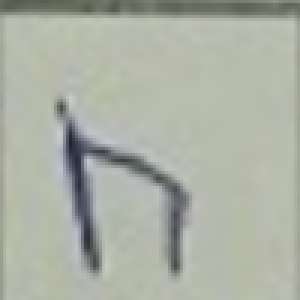
#> input picture realdataset/by_class/П/p4_r19_c06_П.png, 100 x 100 px (shown 3 times larger)
$ python -i finetune_advanced_pipeline.py   (imports and definitions only)   (older library calls are emulated)
#> lines starting #> are read from the running program, lines starting #| are printed output that depends on the picture
### tatar_ocr_augmentation.py
"""
Tatar OCR Advanced Augmentation & Synthetic Handwriting Engine (v2)
Includes realistic school exam sheet & distant mobile camera physics:
- Procedural handwritten allographs for confusion-prone letters (П/п, И/и, Ә/∂, Л, Н, Ң, М, У, Ү, Ч, В, Ь, Ц, Щ, Ж, Җ, Х, Һ)
- Pen & pencil stroke physics: downstroke pressure, vertex/intersection ink pooling, ballpoint skipping/striation, pencil graphite grain
- Structural handwriting variations: aspect-ratio squeeze/stretch, slant/shear, elastic muscle tremor, overwriting/double-strike
- Distant smartphone camera resolution bottleneck (16-38px per cell) + optical PSF blur + INTER_LANCZOS4 perspective rectification
- Exact BlankOCRScanner.classify_cell alignment: tight ink bounding-box crop, max_dim=48 scaling, p2..p98 -> 10..250 contrast normalization, centered on a 64x64 canvas with 250 background
"""

import os
import random
import math
from pathlib import Path
import numpy as np
import cv2
import scipy.ndimage
from PIL import Image, ImageDraw, ImageFont


# Master Alphabet & Classes Definition
TATAR_UPPERCASE = list("АӘБВГДЕЁЖҖЗИЙКЛМНҢОӨПРСТУҮФХҺЦЧШЩЪЫЬЭЮЯ")
TATAR_LOWERCASE = list("аәбвгдеёжҗзийклмнңоөпрстуүфхһцчшщъыьэюя")
PUNCTUATION_CHARS = [".", ",", "!", "?", "-", ":", ";", '"', "'", "(", ")", "«", "»", "—"]
DIGIT_CHARS = list("0123456789")
ALL_CHARS = TATAR_UPPERCASE + TATAR_LOWERCASE + PUNCTUATION_CHARS + DIGIT_CHARS

CHAR_TO_ID = {ch: i for i, ch in enumerate(ALL_CHARS)}
ID_TO_CHAR = {i: ch for i, ch in enumerate(ALL_CHARS)}

TATAR_SPECIFIC_CHARS = set("ӘӨҮҖҢҺәөүҗңһ")


# [42 lines left out: function get_available_fonts, not called in this run]


# Pre-load font objects cache to maximize generation throughput
_FONT_CACHE = {}

# [8 lines left out: function get_font_cached, not called in this run]


# Characters where students frequently write lowercase/cursive allographs inside uppercase cells
_LOWERCASE_ALLOGRAPH_PROB = {
    "П": 0.45,
    "И": 0.45,
    "Й": 0.35,
    "Л": 0.35,
    "М": 0.30,
    "Н": 0.25,
    "К": 0.30,
    "С": 0.30,
    "В": 0.25,
    "У": 0.35,
    "Х": 0.30,
    "Ц": 0.30,
    "Щ": 0.30,
    "Ш": 0.30,
    "Я": 0.30,
    "Э": 0.25,
}


# [56 lines left out: functions render_base_char, _quad_bezier, _cubic_bezier, not called in this run]


def _draw_smooth_polyline(canvas, pts, thickness=5, color=0):
    pts_int = np.round(pts).astype(np.int32).reshape((-1, 1, 2))
    cv2.polylines(canvas, [pts_int], isClosed=False, color=int(color), thickness=max(1, int(round(thickness))), lineType=cv2.LINE_AA)


HANDWRITTEN_ALLOGRAPH_CHARS = {
    "П", "Һ", "И", "Л", "Н", "Ң", "М", "Ә", "У", "Ү", "Ч",
    "В", "Ь", "Ц", "Щ", "Ж", "Җ", "Х", "Е", "Э", "Я", "Р", "Ф",
    "А", "К", "Ю"
}


# [507 lines left out: function render_handwritten_allograph, not called in this run]


# ---------------------------------------------------------------------------
# Augmentation Filters & Pen/Pencil Physics
# ---------------------------------------------------------------------------

def apply_elastic_wobble(arr, alpha=18.0, sigma=6.0):
    """Simulates hand muscle tremor and uneven wobbly stroke curves."""
    if alpha <= 0.1:
        return arr
    shape = arr.shape
    rx = (np.random.rand(*shape) * 2 - 1).astype(np.float32)
    ry = (np.random.rand(*shape) * 2 - 1).astype(np.float32)
    dx = scipy.ndimage.gaussian_filter(rx, sigma=sigma) * alpha
    dy = scipy.ndimage.gaussian_filter(ry, sigma=sigma) * alpha

    y_coords, x_coords = np.meshgrid(np.arange(shape[0]), np.arange(shape[1]), indexing="ij")
    map_x = np.clip(x_coords + dx, 0, shape[1] - 1).astype(np.float32)
    map_y = np.clip(y_coords + dy, 0, shape[0] - 1).astype(np.float32)

    return cv2.remap(arr, map_x, map_y, interpolation=cv2.INTER_LINEAR, borderValue=255)


# [614 lines left out: functions apply_variable_thickness_and_starvation, apply_overwriting_correction, apply_flourishes_and_stray_marks, apply_cell_crop_artifacts, apply_paper_and_lighting, apply_camera_defocus and 4 more, not called in this run]

### finetune_advanced_pipeline.py
import sys
import os
import time
import json
import random
from pathlib import Path

# [1 line not run here, left out]

import cv2
import numpy as np
from PIL import Image
import torch
import torch.nn as nn
from torch.utils.data import Dataset, DataLoader

from tatar_ocr_augmentation import (
    TATAR_UPPERCASE,
    get_available_fonts,
    render_base_char,
    generate_augmented_cell_image,
    apply_elastic_wobble,
)
from tatar_ocr_dataset import TatarOCRNet


# ---------------------------------------------------------------------------
# Advanced Real Handwriting Augmentation Pipeline
# ---------------------------------------------------------------------------

def advanced_augment_real_cell(img_arr, is_train=True):
    """
    Applies real-world multi-stage handwriting perturbations:
    1. Perspective shear & affine rotation (-8° to +8°, scale 0.90 to 1.08, shift)
    2. Morphological dilation / erosion (thin gel pen vs thick ballpoint / marker)
    3. Cell margin noise / border line injection
    4. Elastic muscle tremor / wobble
    5. Cutout / ink-skip starvation (partial dry stroke)
    6. Camera defocus / blur
    7. Dynamic contrast & lighting stretch
    """
#> called with is_train = True
    if not is_train:
        p_lo = np.percentile(img_arr, 2)
        p_hi = np.percentile(img_arr, 98)
        norm = np.clip((img_arr.astype(np.float32) - p_lo) / (p_hi - p_lo + 1e-5) * 240.0 + 10.0, 0, 255).astype(np.uint8)
        return norm

    h, w = img_arr.shape
#> h = 100; w = 100
    center = (w / 2.0, h / 2.0)
#> center = (50, 50)

    # 1. Perspective shear, rotation, scale, shift
    angle = random.uniform(-8.0, 8.0)
    scale = random.uniform(0.92, 1.08)
    rot_mat = cv2.getRotationMatrix2D(center, angle, scale)
#> rot_mat = [[1.04, 0.1, -6.82], [-0.1, 1.04, 3.18]]
    shear = random.uniform(-6.0, 6.0)
    rot_mat[0, 1] += np.tan(np.deg2rad(shear)) * rot_mat[0, 0]
    rot_mat[0, 2] += random.uniform(-3.0, 3.0)
    rot_mat[1, 2] += random.uniform(-3.0, 3.0)

    aug = cv2.warpAffine(img_arr, rot_mat, (w, h), borderMode=cv2.BORDER_CONSTANT, borderValue=255)
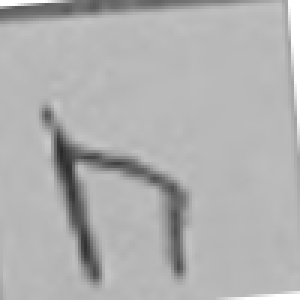
#> aug: shape (100, 100) (shown 3 times larger); min 42, max 255, mean 176.7

    # 2. Morphological dilation or erosion
    r_morph = random.random()
    if r_morph < 0.30:
        # Darken / thicken strokes (simulate marker / heavy pressure)
        k = random.choice([2, 3])
        kernel = cv2.getStructuringElement(cv2.MORPH_RECT if k == 2 else cv2.MORPH_ELLIPSE, (k, k))
        aug = cv2.erode(aug, kernel)
    elif r_morph < 0.50:
        # Thin out strokes (simulate thin ballpoint / fast writing)
        k = 2
        kernel = cv2.getStructuringElement(cv2.MORPH_RECT, (k, k))
        aug = cv2.dilate(aug, kernel)
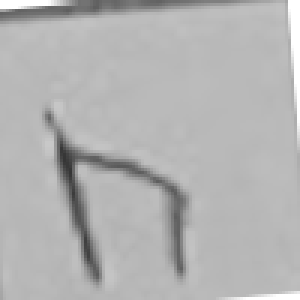
#> aug: shape (100, 100) (shown 3 times larger); min 54, max 255, mean 179.3

    # 3. Cell margin noise / border line injection
    if random.random() < 0.40:
        edge = random.choice(['top', 'bottom', 'left', 'right'])
        line_col = random.randint(55, 175)
        thick = random.choice([1, 2])
        if edge == 'top':
            y = random.randint(0, 3)
            cv2.line(aug, (0, y), (w - 1, y), line_col, thick)
        elif edge == 'bottom':
            y = random.randint(h - 4, h - 1)
            cv2.line(aug, (0, y), (w - 1, y), line_col, thick)
        elif edge == 'left':
            x = random.randint(0, 3)
            cv2.line(aug, (x, 0), (x, h - 1), line_col, thick)
        elif edge == 'right':
            x = random.randint(w - 4, w - 1)
            cv2.line(aug, (x, 0), (x, h - 1), line_col, thick)

    # 4. Elastic muscle tremor / wobble
    if random.random() < 0.35:
        aug = apply_elastic_wobble(aug, alpha=random.uniform(2.5, 5.5), sigma=random.uniform(2.5, 4.0))
#> in apply_elastic_wobble, `dx = scipy.ndimage.gaussian_filter(rx, sigma=sigma) * alpha`:
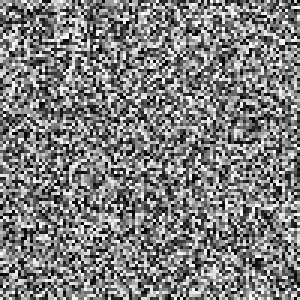
#> rx: shape (100, 100) float32 (shown 3 times larger); min -1, max 1, mean -0.00708; drawn with min black and max white
#> in apply_elastic_wobble, `dy = scipy.ndimage.gaussian_filter(ry, sigma=sigma) * alpha`:
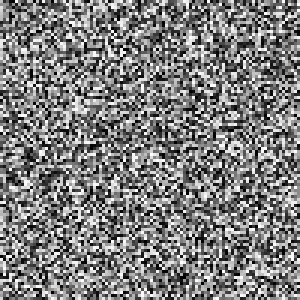
#> ry: shape (100, 100) float32 (shown 3 times larger); min -1, max 1, mean -0.00952; drawn with min black and max white

    # 5. Cutout / ink-skip starvation (partial dry pen stroke)
    if random.random() < 0.25:
        cx = random.randint(8, w - 8)
        cy = random.randint(8, h - 8)
        rx = random.randint(3, 7)
        cv2.circle(aug, (cx, cy), rx, 245, -1)

    # 6. Defocus blur
    if random.random() < 0.25:
        aug = cv2.GaussianBlur(aug, (3, 3), random.uniform(0.4, 0.8))

    # 7. Contrast & brightness stretch
    p_lo = np.percentile(aug, 2)
#> p_lo = 104
    p_hi = np.percentile(aug, 98)
#> p_hi = 215
    norm = np.clip((aug.astype(np.float32) - p_lo) / (p_hi - p_lo + 1e-5) * 240.0 + random.uniform(5.0, 15.0), 0, 255).astype(np.uint8)
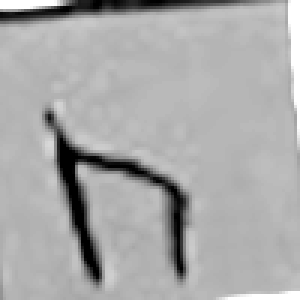
#> norm: shape (100, 100) (shown 3 times larger); min 0, max 255, mean 169.6
    return norm


class AdvancedRealDataset(Dataset):
    def __init__(self, samples, is_train=True):
        self.samples = samples
        self.is_train = is_train

    def __len__(self):
        return len(self.samples)

    # [44 lines left out: functions __getitem__, load_real_uppercase_dataset, not called in this run]

>>> import cv2
>>> picture = cv2.imread('realdataset/by_class/П/p4_r19_c06_П.png', cv2.IMREAD_GRAYSCALE)
>>> result = advanced_augment_real_cell(picture)

$ run again, on realdataset/by_class/П/p4_r20_c05_П.png
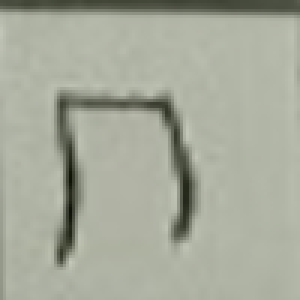
#> input picture realdataset/by_class/П/p4_r20_c05_П.png, 100 x 100 px (shown 3 times larger)
#> in advanced_augment_real_cell, `aug = cv2.dilate(aug, kernel)`:
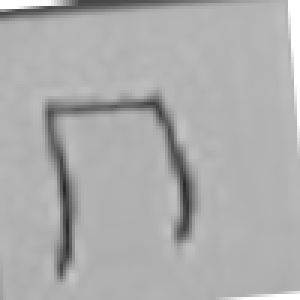
#> aug: shape (100, 100) (shown 3 times larger); min 40, max 255, mean 172.9
#> p_lo = 91
#> p_hi = 214
#> in advanced_augment_real_cell, `norm = np.clip((aug.astype(np.float32) - p_lo) / (p_hi - p_lo + 1e-5) ..`:
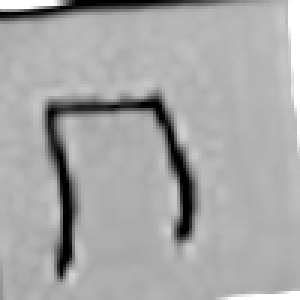
#> norm: shape (100, 100) (shown 3 times larger); min 0, max 255, mean 166.8

$ run again, on realdataset/by_class/П/p4_r20_c11_П.png
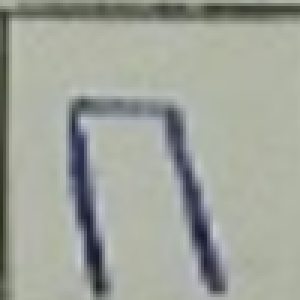
#> input picture realdataset/by_class/П/p4_r20_c11_П.png, 100 x 100 px (shown 3 times larger)
#> in advanced_augment_real_cell, `aug = cv2.dilate(aug, kernel)`:
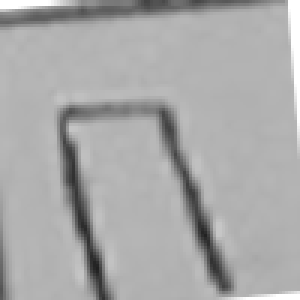
#> aug: shape (100, 100) (shown 3 times larger); min 32, max 255, mean 169.6
#> p_lo = 75
#> p_hi = 217
#> in advanced_augment_real_cell, `norm = np.clip((aug.astype(np.float32) - p_lo) / (p_hi - p_lo + 1e-5) ..`:
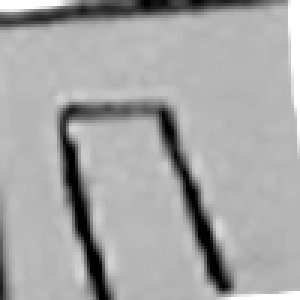
#> norm: shape (100, 100) (shown 3 times larger); min 0, max 255, mean 166.5

$ run again, on realdataset/by_class/П/p4_r20_c13_П.png
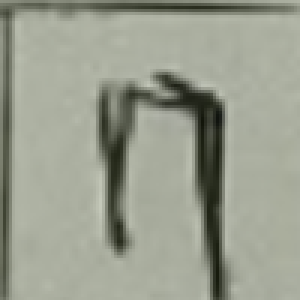
#> input picture realdataset/by_class/П/p4_r20_c13_П.png, 100 x 100 px (shown 3 times larger)
#> in advanced_augment_real_cell, `aug = cv2.dilate(aug, kernel)`:
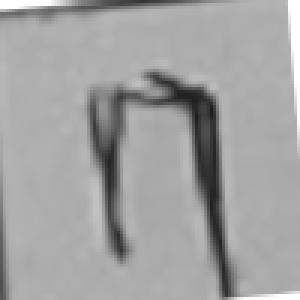
#> aug: shape (100, 100) (shown 3 times larger); min 30, max 255, mean 161.8
#> p_lo = 52
#> p_hi = 215
#> in advanced_augment_real_cell, `norm = np.clip((aug.astype(np.float32) - p_lo) / (p_hi - p_lo + 1e-5) ..`:
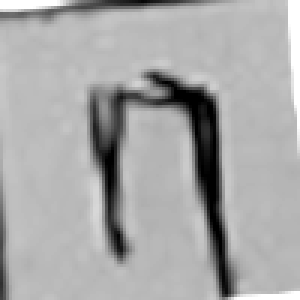
#> norm: shape (100, 100) (shown 3 times larger); min 0, max 255, mean 168.4
